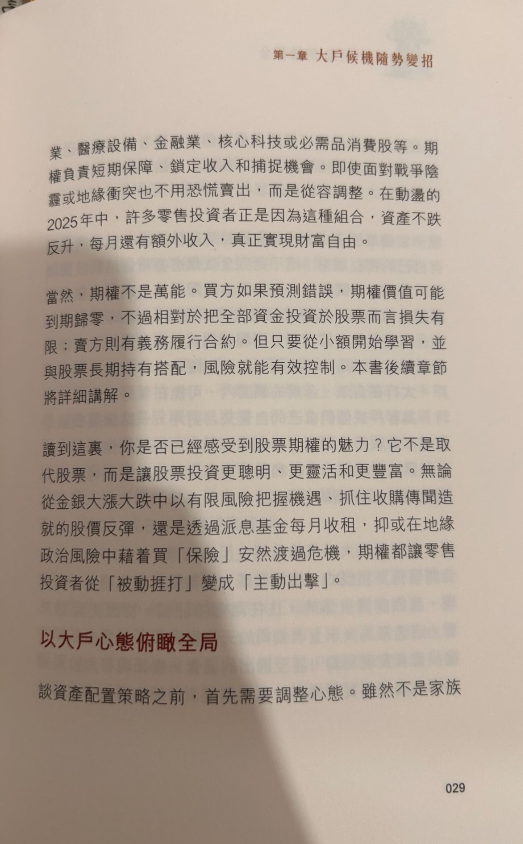
#> input picture tmp/document_quality_signal/outputs/01-difficult-original-page.png, 1046 x 1687 px, given in place of page-0001.png, which was not available (shown at 1/2 size); the run also reads 1 picture not shown here
$ python run_document_quality_signal.py
#> lines starting #> are read from the running program, lines starting #| are printed output that depends on the picture; pictures that were not available may be replaced by others from this repository, and a replacement may not be noted
"""Evaluate cheap document-quality signals for missing OCR text risk.

Run from the repo root after approval with:
    ./backend/.venv/bin/python tmp/document_quality_signal/run_document_quality_signal.py

This is an isolated experiment. It does not modify Echo's production OCR
pipeline, PaddleOCR configuration, frontend, database, or documentation.
"""

from __future__ import annotations

import math
from dataclasses import dataclass
from pathlib import Path
from statistics import fmean
from time import perf_counter

from PIL import Image, ImageFilter, ImageOps


REPO_ROOT = Path(__file__).resolve().parents[2]
BACKEND_ROOT = REPO_ROOT / "backend"
OUTPUT_DIR = REPO_ROOT / "tmp" / "document_quality_signal" / "outputs"

DIFFICULT_PAGE_IMAGE_PATH = (
    BACKEND_ROOT
    / "data"
    / "11ab953f-a194-42ed-b165-6349be45002c"
    / "pages"
    / "page-0001.png"
)
NORMAL_PAGE_IMAGE_PATH = (
    BACKEND_ROOT
    / "data"
    / "0f8631c5-cf41-4a65-8dea-14dff864c4b3"
    / "pages"
    / "page-0001.png"
)
MIXED_PAGE_IMAGE_PATH = (
    BACKEND_ROOT
    / "data"
    / "89523e10-28e7-4ddb-a97b-3d6a2f44e338"
    / "pages"
    / "page-0001.png"
)
UPPER_REGION_BOX = (50, 190, 960, 520)


@dataclass(frozen=True)
class QualityTarget:
    name: str
    path: Path
    purpose: str
    expected_suspicious: bool


@dataclass(frozen=True)
class QualitySignals:
    target_name: str
    processing_time_seconds: float
    width: int
    height: int
    dark_pixel_ratio: float
    text_region_coverage: float
    top_region_dark_ratio: float
    top_region_coverage: float
    body_region_coverage: float
    top_to_body_coverage_ratio: float
    empty_band_count: int
    max_empty_band_ratio: float
    blur_score: float
    shadow_score: float
    bleed_through_score: float
    skew_proxy_score: float


@dataclass(frozen=True)
class SignalRule:
    name: str
    description: str
    min_top_to_body_coverage_ratio: float | None = None
    min_top_region_coverage: float | None = None
    max_empty_band_ratio: float | None = None
    min_shadow_score: float | None = None
    min_bleed_through_score: float | None = None
    min_skew_proxy_score: float | None = None


@dataclass(frozen=True)
class RuleResult:
    rule_name: str
    target_name: str
    expected_suspicious: bool
    flagged_suspicious: bool
    correct: bool
    false_alarm: bool
    missed_suspicious: bool
    processing_time_seconds: float


def save_page_copy(source_path: Path, output_path: Path) -> None:
    with Image.open(source_path) as source:
        page = ImageOps.exif_transpose(source).convert("RGB")
    output_path.parent.mkdir(parents=True, exist_ok=True)
    page.save(output_path, format="PNG")


def prepare_targets() -> list[QualityTarget]:
    OUTPUT_DIR.mkdir(parents=True, exist_ok=True)
    with Image.open(DIFFICULT_PAGE_IMAGE_PATH) as source:
        page = ImageOps.exif_transpose(source).convert("RGB")
        upper_region = page.crop(UPPER_REGION_BOX)

    difficult_page_path = OUTPUT_DIR / "01-difficult-original-page.png"
    difficult_region_path = OUTPUT_DIR / "02-difficult-upper-paragraph-region.png"
    normal_page_path = OUTPUT_DIR / "03-normal-clean-page.png"
    mixed_page_path = OUTPUT_DIR / "04-mixed-chinese-english-page.png"

    page.save(difficult_page_path, format="PNG")
    upper_region.save(difficult_region_path, format="PNG")
    save_page_copy(NORMAL_PAGE_IMAGE_PATH, normal_page_path)
    save_page_copy(MIXED_PAGE_IMAGE_PATH, mixed_page_path)

    return [
        QualityTarget(
            name="difficult photographed page",
            path=difficult_page_path,
            purpose="known mobile OCR missed upper paragraph",
            expected_suspicious=True,
        ),
        QualityTarget(
            name="difficult upper paragraph region",
            path=difficult_region_path,
            purpose="known difficult crop, useful for signal stress testing",
            expected_suspicious=True,
        ),
        QualityTarget(
            name="normal scanned clean page",
            path=normal_page_path,
            purpose="normal page should avoid fallback signal",
            expected_suspicious=False,
        ),
        QualityTarget(
            name="mixed Chinese English finance page",
            path=mixed_page_path,
            purpose="mixed chart/text page should avoid language-specific assumptions",
            expected_suspicious=False,
        ),
    ]


def downsample_gray(image_path: Path, max_side: int = 900) -> Image.Image:
    with Image.open(image_path) as source:
        image = ImageOps.exif_transpose(source).convert("L")
    image.thumbnail((max_side, max_side), Image.Resampling.LANCZOS)
    return image


def row_dark_counts(image: Image.Image, threshold: int) -> list[int]:
    return [
        sum(1 for x in range(image.width) if image.getpixel((x, y)) < threshold)
        for y in range(image.height)
    ]


def column_dark_counts(image: Image.Image, threshold: int) -> list[int]:
    return [
        sum(1 for y in range(image.height) if image.getpixel((x, y)) < threshold)
        for x in range(image.width)
    ]


def robust_dark_threshold(image: Image.Image) -> int:
    histogram = image.histogram()
    darkest = next((index for index, count in enumerate(histogram) if count), 0)
    return min(210, max(120, darkest + 72))


def active_row_coverage(row_counts: list[int], width: int) -> float:
    if not row_counts:
        return 0.0
    min_dark_pixels = max(2, round(width * 0.012))
    active_rows = sum(1 for count in row_counts if count >= min_dark_pixels)
    return active_rows / len(row_counts)


def max_empty_band_ratio(row_counts: list[int], width: int) -> tuple[int, float]:
    min_dark_pixels = max(2, round(width * 0.010))
    max_run = 0
    current_run = 0
    band_count = 0
    in_band = False
    for count in row_counts:
        is_empty = count < min_dark_pixels
        if is_empty:
            current_run += 1
            if not in_band:
                band_count += 1
                in_band = True
        else:
            max_run = max(max_run, current_run)
            current_run = 0
            in_band = False
    max_run = max(max_run, current_run)
    return band_count, max_run / len(row_counts) if row_counts else 0.0


def blur_score(image: Image.Image) -> float:
    edges = image.filter(ImageFilter.FIND_EDGES)
    pixels = list(edges.getdata())
    return fmean(pixels) / 255 if pixels else 0.0


def shadow_score(image: Image.Image) -> float:
    small = image.resize((64, 64), Image.Resampling.BILINEAR)
    row_means = [
        fmean(small.getpixel((x, y)) for x in range(small.width))
        for y in range(small.height)
    ]
    column_means = [
        fmean(small.getpixel((x, y)) for y in range(small.height))
        for x in range(small.width)
    ]
    means = row_means + column_means
    return (max(means) - min(means)) / 255 if means else 0.0


def bleed_through_score(image: Image.Image) -> float:
    inverted = ImageOps.invert(image)
    blurred = inverted.filter(ImageFilter.GaussianBlur(radius=9))
    pixels = list(blurred.getdata())
    if not pixels:
        return 0.0
    midtone_pixels = [pixel for pixel in pixels if 18 <= pixel <= 90]
    return len(midtone_pixels) / len(pixels)


def skew_proxy_score(image: Image.Image, threshold: int) -> float:
    counts = column_dark_counts(image, threshold)
    if not counts:
        return 0.0
    left_half = counts[: len(counts) // 2]
    right_half = counts[len(counts) // 2 :]
    left_peak = max(left_half) if left_half else 0
    right_peak = max(right_half) if right_half else 0
    peak = max(left_peak, right_peak, 1)
    return abs(left_peak - right_peak) / peak


def measure_signals(target: QualityTarget) -> QualitySignals:
    started_at = perf_counter()
    gray = downsample_gray(target.path)
    threshold = robust_dark_threshold(gray)
    rows = row_dark_counts(gray, threshold)
    total_dark = sum(rows)
    dark_pixel_ratio = total_dark / (gray.width * gray.height)

    top = gray.crop((0, 0, gray.width, max(1, round(gray.height * 0.32))))
    body = gray.crop(
        (
            0,
            round(gray.height * 0.32),
            gray.width,
            max(round(gray.height * 0.32) + 1, round(gray.height * 0.78)),
        )
    )
    top_rows = row_dark_counts(top, threshold)
    body_rows = row_dark_counts(body, threshold)
    top_coverage = active_row_coverage(top_rows, gray.width)
    body_coverage = active_row_coverage(body_rows, gray.width)
    top_dark_ratio = sum(top_rows) / (top.width * top.height)
    empty_count, empty_ratio = max_empty_band_ratio(rows, gray.width)
    elapsed = perf_counter() - started_at

    return QualitySignals(
        target_name=target.name,
        processing_time_seconds=elapsed,
        width=gray.width,
        height=gray.height,
        dark_pixel_ratio=dark_pixel_ratio,
        text_region_coverage=active_row_coverage(rows, gray.width),
        top_region_dark_ratio=top_dark_ratio,
        top_region_coverage=top_coverage,
        body_region_coverage=body_coverage,
        top_to_body_coverage_ratio=top_coverage / body_coverage
        if body_coverage
        else math.inf,
        empty_band_count=empty_count,
        max_empty_band_ratio=empty_ratio,
        blur_score=blur_score(gray),
        shadow_score=shadow_score(gray),
        bleed_through_score=bleed_through_score(gray),
        skew_proxy_score=skew_proxy_score(gray, threshold),
    )


def signal_rules() -> list[SignalRule]:
    return [
        SignalRule(
            name="low top/body coverage",
            description="Flag pages where the top third has much less text-like coverage than the body.",
            min_top_to_body_coverage_ratio=0.65,
        ),
        SignalRule(
            name="sparse top region",
            description="Flag pages with very little text-like activity in the top region.",
            min_top_region_coverage=0.12,
        ),
        SignalRule(
            name="large empty band",
            description="Flag pages with a large internal empty band that may hide missed text.",
            max_empty_band_ratio=0.22,
        ),
        SignalRule(
            name="shadow or bleed-through",
            description="Flag pages with illumination or bleed-through risk.",
            min_shadow_score=0.34,
            min_bleed_through_score=0.20,
        ),
        SignalRule(
            name="skew proxy",
            description="Flag asymmetric dark-pixel distribution as a cheap skew/layout proxy.",
            min_skew_proxy_score=0.35,
        ),
    ]


def rule_flags(rule: SignalRule, signals: QualitySignals) -> bool:
    if (
        rule.min_top_to_body_coverage_ratio is not None
        and signals.top_to_body_coverage_ratio < rule.min_top_to_body_coverage_ratio
    ):
        return True
    if (
        rule.min_top_region_coverage is not None
        and signals.top_region_coverage < rule.min_top_region_coverage
    ):
        return True
    if (
        rule.max_empty_band_ratio is not None
        and signals.max_empty_band_ratio > rule.max_empty_band_ratio
    ):
        return True
    if (
        rule.min_shadow_score is not None
        and signals.shadow_score > rule.min_shadow_score
    ):
        return True
    if (
        rule.min_bleed_through_score is not None
        and signals.bleed_through_score > rule.min_bleed_through_score
    ):
        return True
    if (
        rule.min_skew_proxy_score is not None
        and signals.skew_proxy_score > rule.min_skew_proxy_score
    ):
        return True
    return False


def evaluate_rules(
    targets: list[QualityTarget],
    signals_by_target: dict[str, QualitySignals],
    rules: list[SignalRule],
) -> list[RuleResult]:
    results: list[RuleResult] = []
    for rule in rules:
        for target in targets:
            signals = signals_by_target[target.name]
            flagged = rule_flags(rule, signals)
            results.append(
                RuleResult(
                    rule_name=rule.name,
                    target_name=target.name,
                    expected_suspicious=target.expected_suspicious,
                    flagged_suspicious=flagged,
                    correct=flagged == target.expected_suspicious,
                    false_alarm=flagged and not target.expected_suspicious,
                    missed_suspicious=(not flagged) and target.expected_suspicious,
                    processing_time_seconds=signals.processing_time_seconds,
                )
            )
    return results


def print_signal_table(signals: list[QualitySignals]) -> None:
    print("== Signal measurements ==")
    print(
        "target,time,width,height,dark_pixel_ratio,text_region_coverage,"
        "top_region_dark_ratio,top_region_coverage,body_region_coverage,"
        "top_to_body_coverage_ratio,empty_band_count,max_empty_band_ratio,"
        "blur_score,shadow_score,bleed_through_score,skew_proxy_score"
    )
    for signal in signals:
        print(
            f"{signal.target_name},{signal.processing_time_seconds:.4f},"
            f"{signal.width},{signal.height},{signal.dark_pixel_ratio:.4f},"
            f"{signal.text_region_coverage:.4f},{signal.top_region_dark_ratio:.4f},"
            f"{signal.top_region_coverage:.4f},{signal.body_region_coverage:.4f},"
            f"{signal.top_to_body_coverage_ratio:.4f},{signal.empty_band_count},"
            f"{signal.max_empty_band_ratio:.4f},{signal.blur_score:.4f},"
            f"{signal.shadow_score:.4f},{signal.bleed_through_score:.4f},"
            f"{signal.skew_proxy_score:.4f}"
        )


def print_rule_results(results: list[RuleResult], rules: list[SignalRule]) -> None:
    print("\n== Rule evaluation ==")
    print(
        "rule,target,expected_suspicious,flagged_suspicious,correct,"
        "false_alarm,missed_suspicious,processing_time_seconds"
    )
    for result in results:
        print(
            f"{result.rule_name},{result.target_name},{result.expected_suspicious},"
            f"{result.flagged_suspicious},{result.correct},{result.false_alarm},"
            f"{result.missed_suspicious},{result.processing_time_seconds:.4f}"
        )

    print("\n== Criteria tested ==")
    for rule in rules:
        print(f"- {rule.name}: {rule.description}")


def print_practicality_note(results: list[RuleResult]) -> None:
    average_cost = fmean(result.processing_time_seconds for result in results)
    print("\n== Practicality note ==")
    print(f"average_signal_processing_seconds={average_cost:.4f}")
    print(
        "language_independence=These signals use image structure, not recognized "
        "text, so they are candidates for multilingual pages. They still need "
        "validation on different layouts, scripts, charts, vertical text, and "
        "mixed-language books before they can control OCR fallback."
    )
    print(
        "architecture_prompt=If a signal reliably flags difficult pages with few "
        "false alarms, Echo can keep mobile OCR as default and route only flagged "
        "pages to slower fallback OCR in a background worker."
    )


def main() -> None:
    targets = prepare_targets()
#> in prepare_targets, source is the input picture: PIL image 1046x1687 RGB; mean R, G, B 178.5, 164.4, 151.6
    signals = [measure_signals(target) for target in targets]
#> in robust_dark_threshold, `histogram = image.histogram()`: histogram = 256 values, max 19862 at index 195, min 0 at index 0, mean 1961.7
#> in robust_dark_threshold, `darkest = next((index for index, count in enumerate(histogram) if coun..`: darkest = 13
#> in measure_signals, `threshold = robust_dark_threshold(gray)`: threshold = 120
#> in measure_signals, `rows = row_dark_counts(gray, threshold)`: rows = 900 values, max 282 at index 734, min 0 at index 14, mean 51.72
#> in measure_signals, `total_dark = sum(rows)`: total_dark = 46546
#> in measure_signals, `dark_pixel_ratio = total_dark / (gray.width * gray.height)`: dark_pixel_ratio = 0.0927
#> in measure_signals, `top_rows = row_dark_counts(top, threshold)`: top_rows = 288 values, max 124 at index 231, min 0 at index 14, mean 25.52
#> in measure_signals, `body_rows = row_dark_counts(body, threshold)`: body_rows = 414 values, max 207 at index 302, min 0 at index 0, mean 70.39
#> in active_row_coverage, `active_rows = sum(1 for count in row_counts if count >= min_dark_pixels)`: active_rows = 137
#> in measure_signals, `top_coverage = active_row_coverage(top_rows, gray.width)`: top_coverage = 0.476
#> in measure_signals, `body_coverage = active_row_coverage(body_rows, gray.width)`: body_coverage = 0.674
#> in measure_signals, `top_dark_ratio = sum(top_rows) / (top.width * top.height)`: top_dark_ratio = 0.0457
#> the loop in max_empty_band_ratio, `for count in row_counts:` made 900 passes
#> (count, is_empty, max_run, current_run, in_band) on passes 1 to 4: (22, False, 0, 0, False), (22, False, 0, 0, False), (20, False, 0, 0, False), (16, False, 0, 0, False)
#> after the loop in max_empty_band_ratio, `for count in row_counts:`: band_count = 26
#> in max_empty_band_ratio, `max_run = max(max_run, current_run)`: max_run = 75
#> in measure_signals, `empty_count, empty_ratio = max_empty_band_ratio(rows, gray.width)`: empty_count = 26; empty_ratio = 0.0833
#> in blur_score, `edges = image.filter(ImageFilter.FIND_EDGES)`:
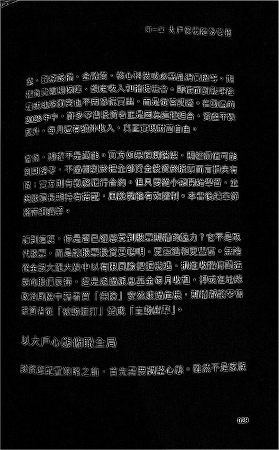
#> edges: PIL image 558x900 L (shown at 1/2 size); min 0, max 255, mean 20
#> in blur_score, `pixels = list(edges.getdata())`: pixels = 502200 items
#> in shadow_score, `row_means = [ fmean(small.getpixel((x, y)) for x in range(small.width)..`: row_means = 64 values, max 201.3 at index 1, min 133.1 at index 52, mean 167.2
#> in shadow_score, `column_means = [ fmean(small.getpixel((x, y)) for y in range(small.hei..`: column_means = 64 values, max 197.7 at index 63, min 136.3 at index 6, mean 167.2
#> in shadow_score, `means = row_means + column_means`: means = 128 values, max 201.3 at index 1, min 133.1 at index 52, mean 167.2
#> in bleed_through_score, `blurred = inverted.filter(ImageFilter.GaussianBlur(radius=9))`:
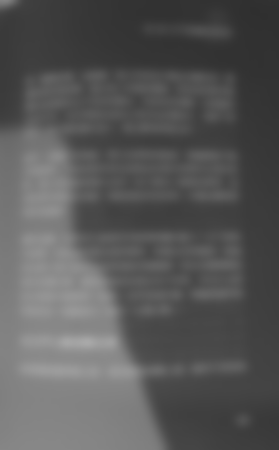
#> blurred: PIL image 558x900 L (shown at 1/2 size); min 47, max 169, mean 87.8
#> in bleed_through_score, `pixels = list(blurred.getdata())`: pixels = 502200 items
#> in bleed_through_score, `midtone_pixels = [pixel for pixel in pixels if 18 <= pixel <= 90]`: midtone_pixels = 336843 items
#> in skew_proxy_score, `counts = column_dark_counts(image, threshold)`: counts = 558 values, max 245 at index 84, min 0 at index 0, mean 83.42
#> in skew_proxy_score, `left_half = counts[: len(counts) // 2]`: left_half = 279 values, max 245 at index 84, min 0 at index 0, mean 123.5
#> in skew_proxy_score, `right_half = counts[len(counts) // 2 :]`: right_half = 279 values, max 113 at index 1, min 0 at index 217, mean 43.37
#> in skew_proxy_score, `left_peak = max(left_half) if left_half else 0`: left_peak = 245
#> in skew_proxy_score, `right_peak = max(right_half) if right_half else 0`: right_peak = 113
#> in skew_proxy_score, `peak = max(left_peak, right_peak, 1)`: peak = 245
#> call 2 of downsample_gray, with max_side = 900
#> in downsample_gray (call 2), `image.thumbnail((max_side, max_side), Image.Resampling.LANCZOS)`:
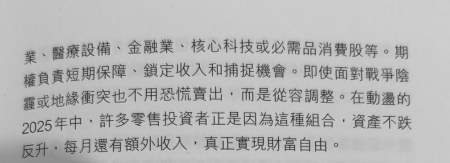
#> image: PIL image 900x326 L (shown at 1/2 size); min 21, max 217, mean 181.4
#> in measure_signals (call 2), `rows = row_dark_counts(gray, threshold)`: rows = 326 values, max 230 at index 241, min 0 at index 0, mean 72.13
#> in measure_signals (call 2), `total_dark = sum(rows)`: total_dark = 23513
#> in measure_signals (call 2), `dark_pixel_ratio = total_dark / (gray.width * gray.height)`: dark_pixel_ratio = 0.0801
#> in measure_signals (call 2), `body = gray.crop( ( 0, round(gray.height * 0.32), gray.width, max(roun..`:
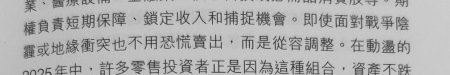
#> body: PIL image 900x150 L (shown at 1/2 size); min 21, max 217, mean 175.3
#> in measure_signals (call 2), `top_rows = row_dark_counts(top, threshold)`: top_rows = 104 values, max 204 at index 96, min 0 at index 0, mean 31.97
#> in measure_signals (call 2), `body_rows = row_dark_counts(body, threshold)`: body_rows = 150 values, max 230 at index 137, min 0 at index 117, mean 105.6
#> in measure_signals (call 2), `top_coverage = active_row_coverage(top_rows, gray.width)`: top_coverage = 0.24
#> in measure_signals (call 2), `body_coverage = active_row_coverage(body_rows, gray.width)`: body_coverage = 0.873
#> in measure_signals (call 2), `top_dark_ratio = sum(top_rows) / (top.width * top.height)`: top_dark_ratio = 0.0355
#> the loop in max_empty_band_ratio (call 2), `for count in row_counts:` made 326 passes
#> (is_empty, current_run, band_count, in_band) on pass 1: (True, 1, 1, True)
#> in measure_signals (call 2), `empty_count, empty_ratio = max_empty_band_ratio(rows, gray.width)`: empty_count = 6; empty_ratio = 0.242
#> in blur_score (call 2), `edges = image.filter(ImageFilter.FIND_EDGES)`:
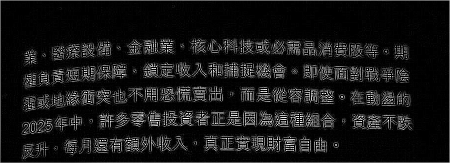
#> edges: PIL image 900x326 L (shown at 1/2 size); min 0, max 255, mean 22.6
#> in blur_score (call 2), `pixels = list(edges.getdata())`: pixels = 293400 items
#> in shadow_score (call 2), `small = image.resize((64, 64), Image.Resampling.BILINEAR)`:
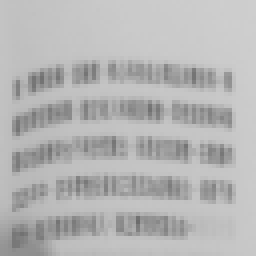
#> small: PIL image 64x64 L (shown 4 times larger); min 109, max 206, mean 181.4
#> in shadow_score (call 2), `row_means = [ fmean(small.getpixel((x, y)) for x in range(small.width)..`: row_means = 64 values, max 200.5 at index 0, min 158.7 at index 28, mean 181.4
#> in shadow_score (call 2), `column_means = [ fmean(small.getpixel((x, y)) for y in range(small.hei..`: column_means = 64 values, max 202.8 at index 63, min 163.3 at index 4, mean 181.4
#> in shadow_score (call 2), `means = row_means + column_means`: means = 128 values, max 202.8 at index 127, min 158.7 at index 28, mean 181.4
#> in bleed_through_score (call 2), `blurred = inverted.filter(ImageFilter.GaussianBlur(radius=9))`:
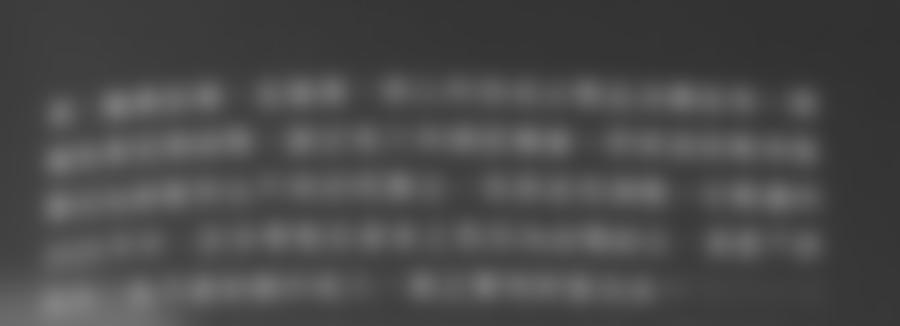
#> blurred: PIL image 900x326 L; min 49, max 129, mean 73.6
#> in bleed_through_score (call 2), `pixels = list(blurred.getdata())`: pixels = 293400 items
#> in bleed_through_score (call 2), `midtone_pixels = [pixel for pixel in pixels if 18 <= pixel <= 90]`: midtone_pixels = 239742 items
    signals_by_target = {signal.target_name: signal for signal in signals}
    rules = signal_rules()
    results = evaluate_rules(targets, signals_by_target, rules)
    print_signal_table(signals)
#> the loop in print_signal_table, `for signal in signals:` made 4 passes
#| difficult photographed page,0.9003,558,900,0.0927,0.5522,0.0457,0.4757,0.6739,0.7059,26,0.0833,0.0783,0.2675,0.6707,0.5388
#| difficult upper paragraph region,0.5237,900,326,0.0801,0.6411,0.0355,0.2404,0.8733,0.2752,6,0.2423,0.0886,0.1727,0.8171,0.1566
#> (further printed lines are left out)
    print_rule_results(results, rules)
#> the loop in print_rule_results, `for result in results:` made 20 passes
#| low top/body coverage,difficult photographed page,True,False,False,False,True,0.9003
#| low top/body coverage,difficult upper paragraph region,True,True,True,False,False,0.5237
#> (further printed lines are left out)
    print_practicality_note(results)
#| average_signal_processing_seconds=0.5936
    print(f"saved_target_images={OUTPUT_DIR}")


if __name__ == "__main__":
    main()
